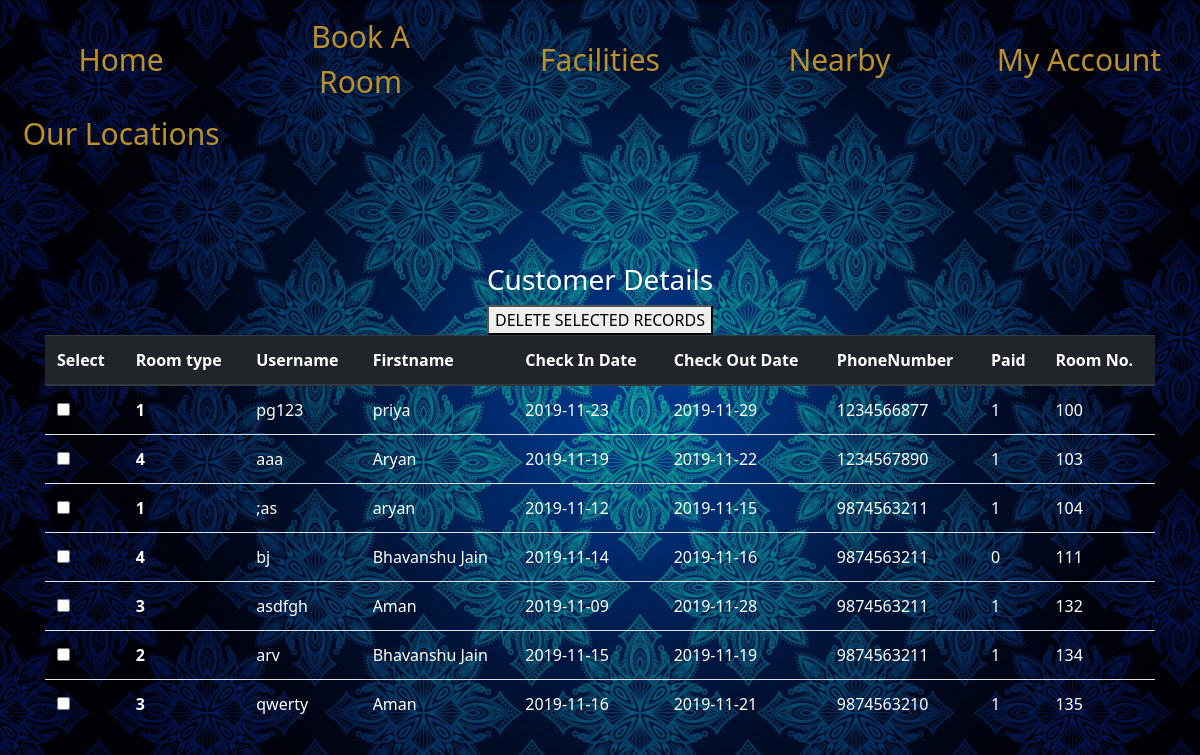
Screenshot of /customer_table.php with the database file from the repository.
### tables this page shows
CREATE TABLE `reservations` (
  `username` varchar(30) NOT NULL,
  `name` varchar(30) NOT NULL,
  `room_no` int(11) NOT NULL,
  `checkin` date NOT NULL,
  `checkout` date NOT NULL,
  `number` bigint(20) NOT NULL,
  `paid` int(11) NOT NULL,
  `days` date NOT NULL,
  `room_no1` int(11) NOT NULL
);

### customer_table.php (the view, shortened to what this page needs)
<?php
require_once "config.php";
$query="select * from reservations ";
$result=$conn->query($query);
?>
<!doctype html>
<html lang="en">
<head>
    <link rel="stylesheet" href="https://maxcdn.bootstrapcdn.com/bootstrap/4.0.0/css/bootstrap.min.css">
</head>
<body >
                <div class="navbar">
                    <a href="main.php">Home</a>
                    <a href="bookroom.php">Book A Room</a>
                    <a href="facilities.php">Facilities</a>
                    <a href="nearby.php">Nearby</a>
                    <div class="dropdown">
                      <button class="dropbtn">
                      <?php if(!isset($_SESSION['loggedin']) || $_SESSION['loggedin'] !==true){ ?>
                        My Account
                      <?php }
                      else { ?>
                      <?php echo "Welcome ". $_SESSION['username']?>
                      <?php } ?>
                      </button>
                    </div>
                    <div class="dropdown">
                      <button class="dropbtn">Our Locations
                      </button>
                    </div>
            </div>
            <br><br>
<div class="table-wrapper">
            <div class="container">
               <center><h3>Customer Details</h3></center>
               <form action="delete.php" method="POST">
            <table class="table table-hovered">
                <thead class="thead-dark">
                    <tr>
                        <th scope="col">Select</th>
                        <th scope="col">Room type</th>
                        <th scope="col">Username</th>
                        <th scope="col">Firstname</th>
                        <th scope="col">Check In Date</th>
                        <th scope="col">Check Out Date</th>
                        <th scope="col">PhoneNumber</th>
                        <th scope="col">Paid</th>
                        <th scope="col">Room No.</th>
                    </tr>
                </thead>
                <tbody>
                    <?php
                    while($rows=$result->fetch_assoc()){
                        ?>
                        <tr>
                            <th scope="row"><input type="checkbox" value="room[]" name="<?php echo $rows['room_no1'];?>" /></th>
                            <th scope="row"><?php echo $rows["room_no"];?></th>
                            <td><?php echo $rows["username"];?></td>
                            <td><?php echo $rows["name"];?></td>
                            <td><?php echo $rows["checkin"];?></td>
                            <td><?php echo $rows["checkout"];?></td>
                            <td><?php echo $rows["number"];?></td>
                            <td><?php echo $rows["paid"];?></td>
                            <td><?php echo $rows["room_no1"];?></td>
                        </tr>
                   <?php
                    }
                    ?>
                </tbody>
                <center><button type="submit" name="submit" value="Submit">DELETE SELECTED RECORDS</button></center>
            </table>
            </form>
            </div>
    </div>
</body>
</html>

### customer_table.php (style rules this page uses)
table { color: white; }
.table-wrapper { margin-top: 50px; }
h3 { color: white; }
body { background-image: url("bg5.jpg"); background-attachment: fixed; background-size: cover; font-family: 'Parisienne', 'Segoe UI', Tahoma, Geneva, Verdana, sans-serif; }
.navbar { position: sticky; top: 0; z-index: 2; }
.navbar a { float: left; font-size: 30px; color: rgb(185, 144, 45); width: 18%; text-align: center; padding: 6px 11px; text-decoration: none; transition: 0.5s ease; z-index: 2; }
.dropdown { float: left; overflow: hidden; width: 18%; }
.dropdown .dropbtn { font-size: 30px; border: none; outline: none; color: rgb(185, 144, 45); width: 100%; padding: 6px 11x; transition: 0.5s ease; background-color: inherit; font-family: inherit; margin: 0; }

### rows the page displays
reservations: room_no "1", username "pg123", name "priya", checkin "2019-11-23", checkout "2019-11-29", number "1234566877", paid "1", room_no1 "100"
reservations: room_no "4", username "aaa", name "Aryan", checkin "2019-11-19", checkout "2019-11-22", number "1234567890", paid "1", room_no1 "103"
reservations: room_no "1", username ";as", name "aryan", checkin "2019-11-12", checkout "2019-11-15", number "9874563211", paid "1", room_no1 "104"
reservations: room_no "4", username "bj", name "Bhavanshu Jain", checkin "2019-11-14", checkout "2019-11-16", number "9874563211", paid "0", room_no1 "111"
reservations: room_no "3", username "asdfgh", name "Aman", checkin "2019-11-09", checkout "2019-11-28", number "9874563211", paid "1", room_no1 "132"
reservations: room_no "2", username "arv", name "Bhavanshu Jain", checkin "2019-11-15", checkout "2019-11-19", number "9874563211", paid "1", room_no1 "134"
reservations: room_no "3", username "qwerty", name "Aman", checkin "2019-11-16", checkout "2019-11-21", number "9874563210", paid "1", room_no1 "135"
